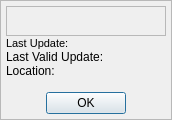
<?xml version="1.0" encoding="UTF-8"?>
<!--
 Generated by Qt.

 Copyright (C) Sapura Secured Technologies, 2016-2017. All Rights Reserved.

 @file
 @version $Id: GisMenuTerminal.ui 1040 2017-08-02 08:21:40Z zafirah $
-->
<ui version="4.0">
 <class>GisMenuTerminal</class>
 <widget class="QDialog" name="GisMenuTerminal">
  <property name="windowModality">
   <enum>Qt::WindowModal</enum>
  </property>
  <property name="geometry">
   <rect>
    <x>0</x>
    <y>0</y>
    <width>190</width>
    <height>118</height>
   </rect>
  </property>
  <property name="windowTitle">
   <string>Dialog</string>
  </property>
  <property name="styleSheet">
   <string notr="true"/>
  </property>
  <property name="modal">
   <bool>true</bool>
  </property>
  <layout class="QVBoxLayout" name="verticalLayout">
   <property name="spacing">
    <number>0</number>
   </property>
   <property name="sizeConstraint">
    <enum>QLayout::SetFixedSize</enum>
   </property>
   <property name="leftMargin">
    <number>0</number>
   </property>
   <property name="topMargin">
    <number>0</number>
   </property>
   <property name="rightMargin">
    <number>0</number>
   </property>
   <property name="bottomMargin">
    <number>0</number>
   </property>
   <item>
    <widget class="QFrame" name="formFrame">
     <property name="styleSheet">
      <string notr="true"/>
     </property>
     <property name="frameShape">
      <enum>QFrame::StyledPanel</enum>
     </property>
     <property name="frameShadow">
      <enum>QFrame::Raised</enum>
     </property>
     <layout class="QGridLayout" name="gridLayout">
      <property name="leftMargin">
       <number>5</number>
      </property>
      <property name="topMargin">
       <number>5</number>
      </property>
      <property name="rightMargin">
       <number>5</number>
      </property>
      <property name="bottomMargin">
       <number>5</number>
      </property>
      <property name="verticalSpacing">
       <number>0</number>
      </property>
      <item row="0" column="0">
       <widget class="QFrame" name="titleFrame">
        <property name="frameShape">
         <enum>QFrame::StyledPanel</enum>
        </property>
        <property name="frameShadow">
         <enum>QFrame::Raised</enum>
        </property>
        <property name="lineWidth">
         <number>1</number>
        </property>
        <layout class="QHBoxLayout" name="horizontalLayout_2" stretch="0,0">
         <property name="spacing">
          <number>5</number>
         </property>
         <property name="leftMargin">
          <number>5</number>
         </property>
         <property name="topMargin">
          <number>5</number>
         </property>
         <property name="rightMargin">
          <number>5</number>
         </property>
         <property name="bottomMargin">
          <number>5</number>
         </property>
         <item>
          <widget class="QLabel" name="terminalIconLbl">
           <property name="maximumSize">
            <size>
             <width>30</width>
             <height>30</height>
            </size>
           </property>
           <property name="text">
            <string/>
           </property>
           <property name="pixmap">
            <pixmap resource="Resources.qrc">:/Images/images/icon_mobile.png</pixmap>
           </property>
           <property name="scaledContents">
            <bool>true</bool>
           </property>
          </widget>
         </item>
         <item>
          <widget class="QLabel" name="terminalLbl">
           <property name="sizePolicy">
            <sizepolicy hsizetype="Preferred" vsizetype="Preferred">
             <horstretch>0</horstretch>
             <verstretch>0</verstretch>
            </sizepolicy>
           </property>
           <property name="maximumSize">
            <size>
             <width>16777215</width>
             <height>16777215</height>
            </size>
           </property>
           <property name="font">
            <font>
             <pointsize>12</pointsize>
             <weight>75</weight>
             <bold>true</bold>
            </font>
           </property>
           <property name="contextMenuPolicy">
            <enum>Qt::ActionsContextMenu</enum>
           </property>
           <property name="layoutDirection">
            <enum>Qt::LeftToRight</enum>
           </property>
           <property name="text">
            <string/>
           </property>
           <property name="alignment">
            <set>Qt::AlignLeading|Qt::AlignLeft|Qt::AlignVCenter</set>
           </property>
           <property name="wordWrap">
            <bool>true</bool>
           </property>
          </widget>
         </item>
        </layout>
       </widget>
      </item>
      <item row="1" column="0">
       <layout class="QFormLayout" name="formLayout">
        <property name="sizeConstraint">
         <enum>QLayout::SetFixedSize</enum>
        </property>
        <property name="horizontalSpacing">
         <number>5</number>
        </property>
        <property name="verticalSpacing">
         <number>0</number>
        </property>
        <item row="0" column="0">
         <widget class="QLabel" name="lastUpdLbl">
          <property name="font">
           <font>
            <pointsize>8</pointsize>
           </font>
          </property>
          <property name="text">
           <string>Last Update:</string>
          </property>
         </widget>
        </item>
        <item row="0" column="1">
         <widget class="QLabel" name="lastUpdVal">
          <property name="text">
           <string/>
          </property>
         </widget>
        </item>
        <item row="1" column="0">
         <widget class="QLabel" name="lastValidUpdLbl">
          <property name="text">
           <string>Last Valid Update:</string>
          </property>
         </widget>
        </item>
        <item row="1" column="1">
         <widget class="QLabel" name="lastValidUpdVal">
          <property name="text">
           <string/>
          </property>
         </widget>
        </item>
        <item row="2" column="0">
         <widget class="QLabel" name="locationLbl">
          <property name="text">
           <string>Location:</string>
          </property>
         </widget>
        </item>
        <item row="2" column="1">
         <widget class="QLabel" name="locationVal">
          <property name="text">
           <string/>
          </property>
         </widget>
        </item>
        <item row="3" column="0" colspan="2">
         <widget class="QLabel" name="lastActiveLbl">
          <property name="layoutDirection">
           <enum>Qt::RightToLeft</enum>
          </property>
          <property name="autoFillBackground">
           <bool>false</bool>
          </property>
          <property name="text">
           <string/>
          </property>
          <property name="alignment">
           <set>Qt::AlignRight|Qt::AlignTrailing|Qt::AlignVCenter</set>
          </property>
         </widget>
        </item>
       </layout>
      </item>
      <item row="2" column="0">
       <layout class="QHBoxLayout" name="horizontalLayout">
        <item>
         <spacer name="horizontalSpacer">
          <property name="orientation">
           <enum>Qt::Horizontal</enum>
          </property>
          <property name="sizeHint" stdset="0">
           <size>
            <width>40</width>
            <height>20</height>
           </size>
          </property>
         </spacer>
        </item>
        <item>
         <widget class="QPushButton" name="okButton">
          <property name="text">
           <string>OK</string>
          </property>
         </widget>
        </item>
        <item>
         <spacer name="horizontalSpacer_2">
          <property name="orientation">
           <enum>Qt::Horizontal</enum>
          </property>
          <property name="sizeHint" stdset="0">
           <size>
            <width>40</width>
            <height>20</height>
           </size>
          </property>
         </spacer>
        </item>
       </layout>
      </item>
     </layout>
    </widget>
   </item>
  </layout>
 </widget>
 <resources>
  <include location="Resources.qrc"/>
 </resources>
 <connections/>
</ui>
